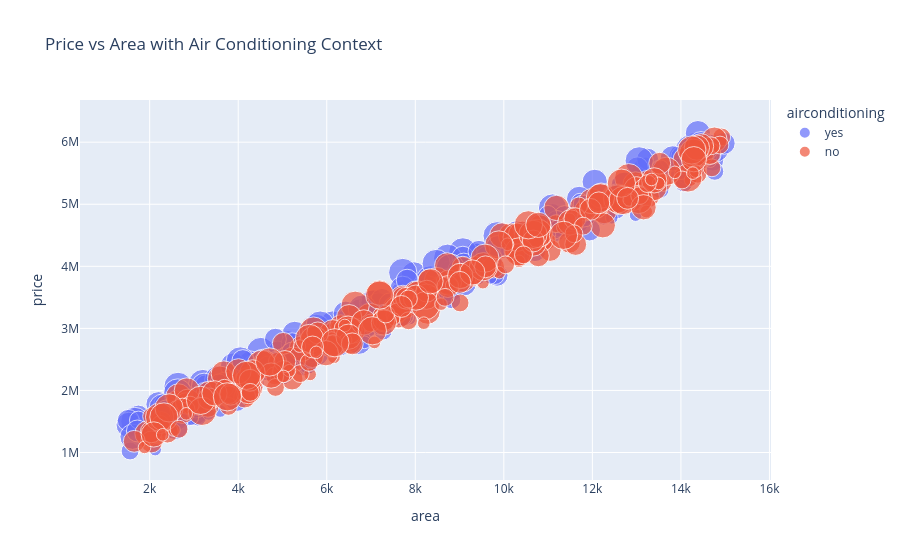

Notebook source saved alongside this figure:
### Markdown cell above
## 3. Feature Engineering & Visualizations

### Code cell
# Relationship between Area and Price
fig = px.scatter(df, x="area", y="price", color="airconditioning", 
                 size="bedrooms", hover_data=['parking'],
                 title="Price vs Area with Air Conditioning Context")
fig.show()

### Figure 1 — Plotly figure (JSON) as saved in the notebook; plotly's stock layout.template omitted (floating-point values rounded to 4 significant figures; data arrays with more than 128 entries replaced by an {"elided": "..."} marker saying what was removed)
{"data": [{"customdata": {"elided": "279x1 int values"}, "hovertemplate": "airconditioning=yes<br>area=%{x}<br>price=%{y}<br>bedrooms=%{marker.size}<br>parking=%{customdata[0]}<extra></extra>", "legendgroup": "yes", "marker": {"color": "#636efa", "size": {"elided": "279 int values"}, "sizemode": "area", "sizeref": 0.0125, "symbol": "circle"}, "mode": "markers", "name": "yes", "orientation": "v", "showlegend": true, "type": "scatter", "x": {"elided": "279 int values"}, "xaxis": "x", "y": {"elided": "279 int values"}, "yaxis": "y"}, {"customdata": {"elided": "266x1 int values"}, "hovertemplate": "airconditioning=no<br>area=%{x}<br>price=%{y}<br>bedrooms=%{marker.size}<br>parking=%{customdata[0]}<extra></extra>", "legendgroup": "no", "marker": {"color": "#EF553B", "size": {"elided": "266 int values"}, "sizemode": "area", "sizeref": 0.0125, "symbol": "circle"}, "mode": "markers", "name": "no", "orientation": "v", "showlegend": true, "type": "scatter", "x": {"elided": "266 int values"}, "xaxis": "x", "y": {"elided": "266 int values"}, "yaxis": "y"}], "layout": {"legend": {"itemsizing": "constant", "title": {"text": "airconditioning"}, "tracegroupgap": 0}, "title": {"text": "Price vs Area with Air Conditioning Context"}, "xaxis": {"anchor": "y", "domain": [0, 1], "title": {"text": "area"}}, "yaxis": {"anchor": "x", "domain": [0, 1], "title": {"text": "price"}}}}
